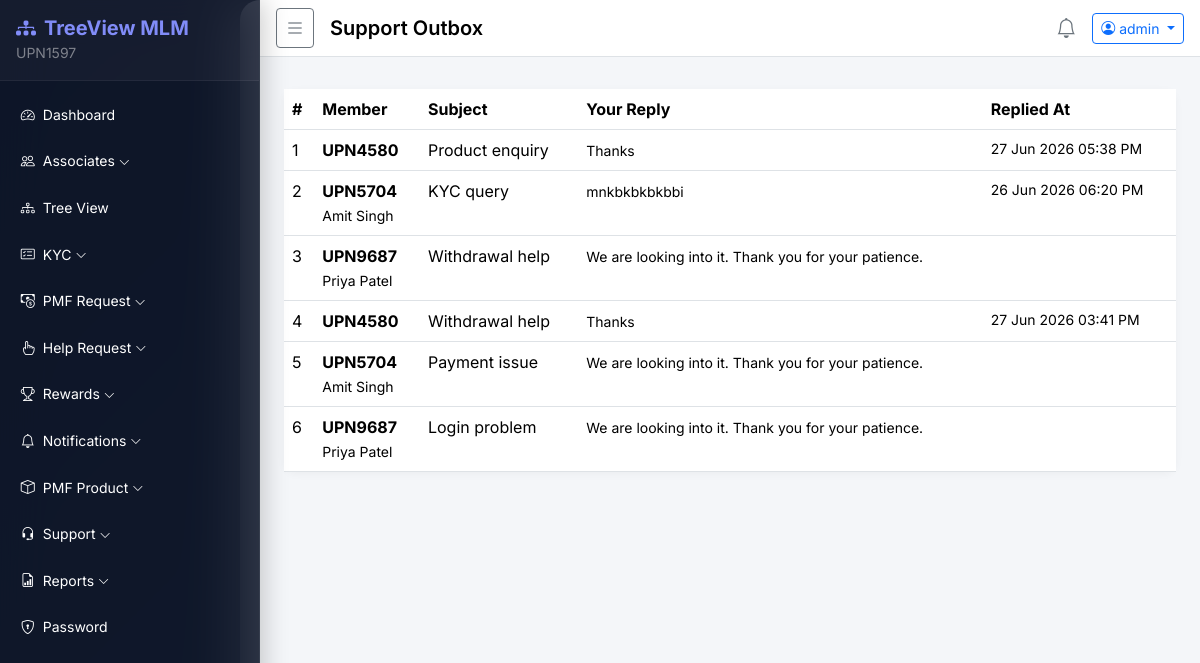
/support/admin/outbox/ (signed in), run on the app's committed database.
### accounts/models.py (models this page shows, shortened)
class User(AbstractBaseUser, PermissionsMixin):
    STATUS_CHOICES = [('active', 'Active'), ('inactive', 'Inactive'), ('pending', 'Pending')]
    member_id   = models.CharField(max_length=20, unique=True, default=generate_member_id)
    sponsor_id  = models.CharField(max_length=20, blank=True, null=True)
    username    = models.CharField(max_length=150, unique=True)
    email       = models.EmailField(unique=True)
    mobile      = models.CharField(max_length=15, blank=True)
    status      = models.CharField(max_length=10, choices=STATUS_CHOICES, default='pending')
    is_active   = models.BooleanField(default=True)
    is_staff    = models.BooleanField(default=False)
    plain_password = models.CharField(max_length=128, blank=True)  # stored for admin view
    created_at  = models.DateTimeField(default=timezone.now)
    objects = UserManager()
    USERNAME_FIELD = 'username'
    REQUIRED_FIELDS = ['email']
    class Meta:
        db_table = 'users'
    def get_full_name(self):
        profile = getattr(self, 'profile', None)
        if profile:
            return f"{profile.first_name} {profile.last_name}".strip()
        return self.username

class UserProfile(models.Model):
    user         = models.OneToOneField(User, on_delete=models.CASCADE, related_name='profile')
    first_name   = models.CharField(max_length=100, blank=True)
    last_name    = models.CharField(max_length=100, blank=True)
    address      = models.TextField(blank=True)
    city         = models.CharField(max_length=100, blank=True)
    state        = models.CharField(max_length=100, blank=True)
    country      = models.CharField(max_length=100, blank=True, default='India')
    pincode      = models.CharField(max_length=10, blank=True)
    profile_image = models.ImageField(upload_to='profiles/', blank=True, null=True)
    bank_name    = models.CharField(max_length=150, blank=True)
    account_holder = models.CharField(max_length=150, blank=True)
    account_number = models.CharField(max_length=50, blank=True)
    ifsc_code    = models.CharField(max_length=20, blank=True)
    gpay         = models.CharField(max_length=20, blank=True)
    phonepe      = models.CharField(max_length=20, blank=True)
    paytm        = models.CharField(max_length=20, blank=True)
    upi_id       = models.CharField(max_length=50, blank=True)
    class Meta:
        db_table = 'user_profiles'

### support/models.py (models this page shows, shortened)
class SupportTicket(models.Model):
    STATUS_CHOICES = [('open', 'Open'), ('replied', 'Replied'), ('closed', 'Closed')]
    user       = models.ForeignKey(settings.AUTH_USER_MODEL, on_delete=models.CASCADE, related_name='tickets')
    subject    = models.CharField(max_length=255)
    message    = models.TextField()
    attachment = models.FileField(upload_to='support/', blank=True, null=True)
    status     = models.CharField(max_length=10, choices=STATUS_CHOICES, default='open')
    reply      = models.TextField(blank=True)
    replied_by = models.ForeignKey(settings.AUTH_USER_MODEL, on_delete=models.SET_NULL, null=True, blank=True, related_name='replies')
    created_at = models.DateTimeField(default=timezone.now)
    replied_at = models.DateTimeField(null=True, blank=True)
    class Meta:
        db_table = 'support_tickets'
        ordering = ['-created_at']

### support/views.py (the view)
# urls.py: path('admin/outbox/',       views.admin_outbox,     name='admin_outbox'),
@login_required
def admin_outbox(request):
    if not request.user.is_staff:
        return redirect('dashboard:index')
    tickets = SupportTicket.objects.filter(status='replied').select_related('user')
    return render(request, 'support/admin_outbox.html', {'tickets': tickets})

### templates/support/admin_outbox.html (shortened to what this page needs)
{% extends 'base/base.html' %}
{% block page_title %}Support Outbox{% endblock %}
{% block content %}
<div class="card">
  <div class="card-body p-0">
    <div class="table-responsive">
      <table class="table table-hover mb-0">
        <thead><tr><th>#</th><th>Member</th><th>Subject</th><th>Your Reply</th><th>Replied At</th></tr></thead>
        <tbody>
          {% for t in tickets %}
          <tr>
            <td>{{ forloop.counter }}</td>
            <td><strong>{{ t.user.member_id }}</strong><br><small>{{ t.user.get_full_name }}</small></td>
            <td>{{ t.subject }}</td>
            <td><small>{{ t.reply|truncatechars:100 }}</small></td>
            <td class="small">{{ t.replied_at|date:"d M Y h:i A" }}</td>
          </tr>
          {% empty %}
          <tr><td colspan="5" class="text-center py-3 text-muted">No replied tickets.</td></tr>
          {% endfor %}
        </tbody>
      </table>
    </div>
  </div>
</div>
{% endblock %}

### templates/base/base.html (shortened to what this page needs)
{% load static %}
{% load extras %}
<!DOCTYPE html>
<html lang="en">
<head>
  <link href="https://cdn.jsdelivr.net/npm/bootstrap@5.3.2/dist/css/bootstrap.min.css" rel="stylesheet">
  <link href="https://cdn.jsdelivr.net/npm/bootstrap-icons@1.11.3/font/bootstrap-icons.min.css" rel="stylesheet">
  <link rel="stylesheet" href="{% static 'css/style.css' %}">
</head>
<body>
  <div class="wrapper d-flex">
    <nav id="sidebar" class="sidebar text-white">
      <div class="sidebar-header p-3 d-flex align-items-center justify-content-between">
        <div>
          <h5 class="mb-0 fw-bold" style="color: #818cf8;"><i class="bi bi-diagram-3-fill me-2"></i>TreeView MLM</h5>
          {% if user.is_authenticated %}
          <small style="color: rgba(255,255,255,.45);">{{ user.member_id }}</small>
          {% endif %}
        </div>
      </div>
      <ul class="nav flex-column p-2 mt-1">
        {% if user.is_staff %}
          {% include 'base/sidebar_admin.html' %}
        {% else %}
          {% include 'base/sidebar_user.html' %}
        {% endif %}
      </ul>
    </nav>
    <div class="main-content flex-grow-1">
      <nav class="navbar navbar-expand-lg navbar-light bg-white border-bottom px-3 py-2">
        <button id="sidebarToggle" class="btn btn-sm btn-outline-secondary me-3">
          <i class="bi bi-list fs-5"></i>
        </button>
        <span class="navbar-brand fw-semibold">{% block page_title %}Dashboard{% endblock %}</span>
        <div class="ms-auto d-flex align-items-center gap-3">
          <a href="{% url 'notifications:add' %}" class="text-secondary position-relative">
            <i class="bi bi-bell fs-5"></i>
          </a>
          <div class="dropdown">
            <button class="btn btn-sm btn-outline-primary dropdown-toggle" data-bs-toggle="dropdown">
              <i class="bi bi-person-circle me-1"></i>{{ user.username }}
            </button>
          </div>
        </div>
      </nav>
      <div class="px-4 pt-3">
      </div>
      <div class="content px-4 py-3">
        {% block content %}{% endblock %}
      </div>
    </div>
  </div>
</body>
</html>

### static/css/style.css (style rules this page uses)
body { font-family: 'Inter', sans-serif; background: linear-gradient(135deg, #0b1120 0%, #1a2332 50%, #0b1120 100%); min-height: 100vh; overflow-x: hidden; }
.wrapper { display: flex; min-height: 100vh; }
.sidebar { width: 260px; min-width: 260px; transition: transform .3s ease, width .25s ease; z-index: 1050; overflow-y: auto; height: 100vh; background: rgba(15, 23, 42, 0.85); backdrop-filter: blur(24px); -webkit-backdrop-filter: blur(24px); border-right: 1px solid rgba(255, 255, 255, 0.06); box-shadow: 4px 0 24px rgba(0, 0, 0, 0.2); position: sticky; top: 0; }
.main-content { flex: 1; min-width: 0; background: #f4f6f9; border-radius: 20px 0 0 20px; margin-left: -20px; padding-left: 20px; }
.sidebar-header { background: rgba(255, 255, 255, 0.03); border-bottom: 1px solid rgba(255, 255, 255, 0.06) !important; }
.card { border: none; border-radius: 12px; box-shadow: 0 2px 8px rgba(0,0,0,.04); }

### data on the page
User: member_id "UPN1597", username "admin"
SupportTicket: user.member_id "UPN4580", subject "Product enquiry", reply "Thanks", replied_at "27 Jun 2026 05:38 PM"
SupportTicket: user.member_id "UPN5704", user.get_full_name "Amit Singh", subject "KYC query", reply "mnkbkbkbkbbi", replied_at "26 Jun 2026 06:20 PM"
SupportTicket: user.member_id "UPN9687", user.get_full_name "Priya Patel", subject "Withdrawal help", reply "We are looking into it. Thank you for your patience."
SupportTicket: user.member_id "UPN4580", subject "Withdrawal help", reply "Thanks", replied_at "27 Jun 2026 03:41 PM"
SupportTicket: user.member_id "UPN5704", user.get_full_name "Amit Singh", subject "Payment issue", reply "We are looking into it. Thank you for your patience."
SupportTicket: user.member_id "UPN9687", user.get_full_name "Priya Patel", subject "Login problem", reply "We are looking into it. Thank you for your patience."
